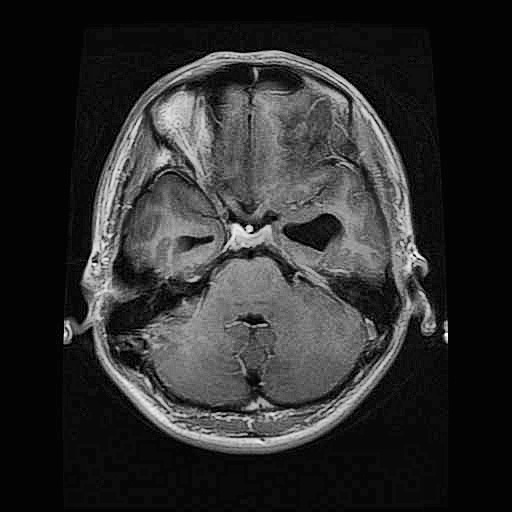
#> input picture dataset/Brain Tumor/classification/Testing/glioma/enh_Te-glTr_0004.jpg, 512 x 512 px
$ python -i validate_image.py   (imports and definitions only)
#> lines starting #> are read from the running program, lines starting #| are printed output that depends on the picture; after the words box and inside, x2 and y2 are one past the last pixel; in counts of white or black regions, pixels touching at a corner belong together
"""
Medical Image Validator
Validates if uploaded images are actual medical scans
"""

import cv2
import numpy as np
from PIL import Image


def analyze_image_properties(image_path):
    """
    Analyze image properties to determine if it's likely a medical scan
    Returns: dict with analysis results
    """
    # Read image using OpenCV
    img = cv2.imread(image_path)
#> img is the input picture: shape (512, 512, 3); min 0, max 255, mean 45.3
    if img is None:
        return {
            'is_valid': False,
            'reason': 'Could not read image file',
            'confidence': 0
        }

    # Convert to grayscale for analysis
    gray = cv2.cvtColor(img, cv2.COLOR_BGR2GRAY)

    # Get image dimensions
    height, width = gray.shape
#> height = 512; width = 512

    # Calculate various metrics
    mean_brightness = np.mean(gray)
#> mean_brightness = 45.3
    std_brightness = np.std(gray)
#> std_brightness = 54.78

    # Calculate contrast (standard deviation of pixel intensities)
    contrast = std_brightness
#> contrast = 54.78

    # Calculate dynamic range
    min_val = np.min(gray)
#> min_val = 0
    max_val = np.max(gray)
#> max_val = 255
    dynamic_range = max_val - min_val
#> dynamic_range = 255

    # Calculate histogram entropy (measure of information content)
    hist = cv2.calcHist([gray], [0], None, [256], [0, 256])
#> hist = 256 values, max 78543 at index 3, min 0 at index 248, mean 1024
    hist = hist / hist.sum()  # Normalize
#> hist = 256 values, max 0.3 at index 3, min 0 at index 248, mean 0.00391
    hist = hist[hist > 0]  # Remove zero values
#> hist = 252 values, max 0.3 at index 3, min 3.81e-06 at index 240, mean 0.00397
    entropy = -np.sum(hist * np.log2(hist))
#> entropy = 5.72

    # Check for medical imaging characteristics
    # Medical scans typically have:
    # - Low to medium brightness (not too bright like photos)
    # - Good contrast
    # - Specific entropy levels

    # Grayscale dominance check (medical images are usually grayscale-like)
    img_hsv = cv2.cvtColor(img, cv2.COLOR_BGR2HSV)
#> img_hsv: shape (512, 512, 3); mean H, S, V 0, 0, 45.3
    saturation = np.mean(img_hsv[:, :, 1])
#> saturation = 0

    # Edge density (medical images have clear edges)
    edges = cv2.Canny(gray, 50, 150)
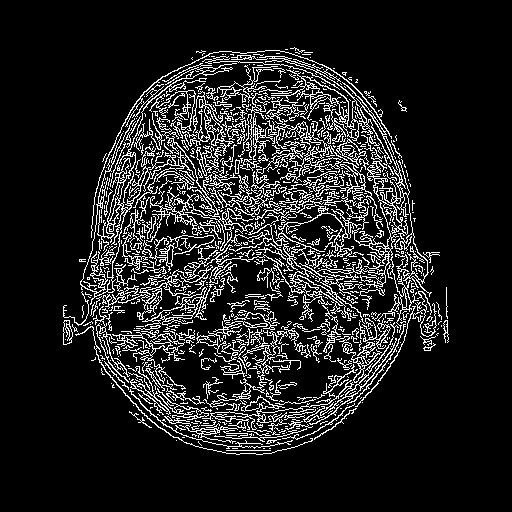
#> edges: shape (512, 512); 12.7% white in thin lines or dots, all inside (x1, y1, x2, y2) = (63, 47, 449, 455)
    edge_density = np.sum(edges > 0) / (height * width)
#> edge_density = 0.127

    # Calculate overall medical image score
    score = 0

    # Brightness check (medical images are typically darker)
    if 20 < mean_brightness < 200:
        score += 30
        if 40 < mean_brightness < 180:
            score += 10

    # Contrast check
    if 20 < contrast < 150:
        score += 25
        if 30 < contrast < 120:
            score += 10

    # Saturation check (low saturation = more likely grayscale medical image)
    if saturation < 50:
        score += 20
    elif saturation < 80:
        score += 10

    # Edge density check (medical images have clear anatomical structures)
    if 0.02 < edge_density < 0.3:
        score += 20

    # Entropy check
    if 3 < entropy < 8:
        score += 15

    # Normalize score to 0-100
    confidence = min(100, score)

    # Determine if valid
    is_valid = confidence >= 50

    reason = ""
    if confidence < 30:
        reason = "Image appears to be a regular photo, not a medical scan"
    elif confidence < 50:
        reason = "Image does not have typical medical scan characteristics"
    elif confidence < 70:
        reason = "Image partially matches medical scan patterns"
    else:
        reason = "Image has typical medical scan characteristics"

    return {
        'is_valid': is_valid,
        'confidence': confidence,
        'reason': reason,
        'mean_brightness': float(mean_brightness),
        'contrast': float(contrast),
        'saturation': float(saturation),
        'edge_density': float(edge_density),
        'entropy': float(entropy)
    }


def is_medical_image(image_path):
    """
    Quick check if image is likely a medical scan
    Returns: tuple (is_valid, message)
    """
    result = analyze_image_properties(image_path)

    if result['is_valid']:
        return True, "Valid medical image detected"
    else:
        return False, result['reason']


def get_image_type_hint(image_path):
    """
    Try to guess the type of medical imaging
    Returns: suggested modality
    """
    result = analyze_image_properties(image_path)

    # Different modalities have different characteristics
    if result['mean_brightness'] < 80 and result['contrast'] > 40:
        return "xray"  # X-rays tend to be darker with good contrast
    elif result['edge_density'] > 0.1:
        return "mri"  # MRIs often have more internal structures
    elif result['mean_brightness'] > 100:
        return "ct"  # CT scans tend to be brighter
    else:
        return "xray"  # Default to xray

>>> result = analyze_image_properties('dataset/Brain Tumor/classification/Testing/glioma/enh_Te-glTr_0004.jpg')
#> result = 8 items

$ run again, on dataset/Brain Tumor/classification/Testing/glioma/enh_Te-glTr_0009.jpg
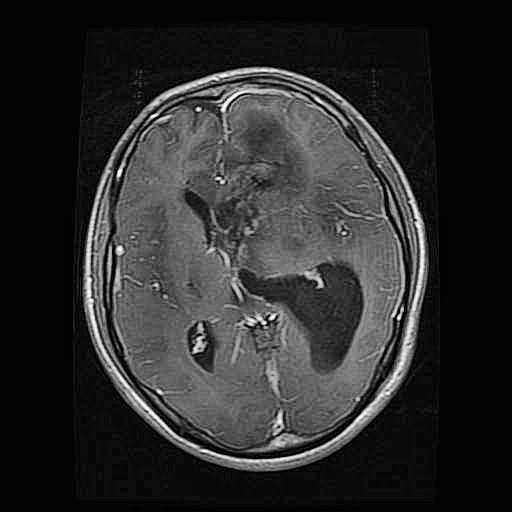
#> input picture dataset/Brain Tumor/classification/Testing/glioma/enh_Te-glTr_0009.jpg, 512 x 512 px
#> in analyze_image_properties, img is the input picture: shape (512, 512, 3); min 0, max 255, mean 43.5
#> mean_brightness = 43.53
#> std_brightness = 51.35
#> min_val = 0
#> max_val = 255
#> in analyze_image_properties, `hist = cv2.calcHist([gray], [0], None, [256], [0, 256])`: hist = 256 values, max 87095 at index 3, min 10 at index 249, mean 1024
#> in analyze_image_properties, `hist = hist / hist.sum()`: hist = 256 values, max 0.332 at index 3, min 3.81e-05 at index 249, mean 0.00391
#> entropy = 5.55
#> img_hsv: shape (512, 512, 3); mean H, S, V 0, 0, 43.5
#> saturation = 0
#> in analyze_image_properties, `edges = cv2.Canny(gray, 50, 150)`:
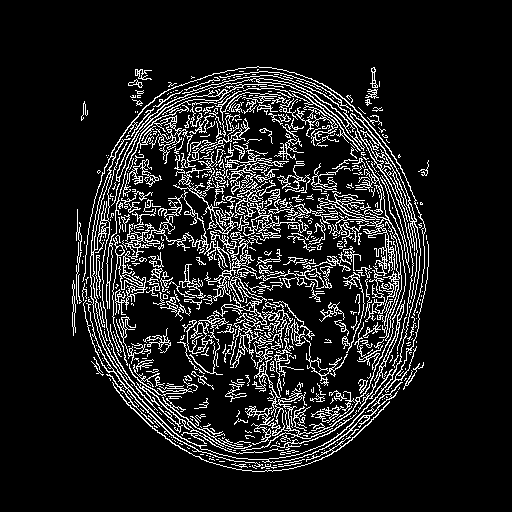
#> edges: shape (512, 512); 11.5% white in thin lines or dots, all inside (x1, y1, x2, y2) = (72, 66, 429, 472)
#> edge_density = 0.115
#> result = 8 items

$ run again, on dataset/Brain Tumor/classification/Testing/glioma/enh_Te-gl_0012.jpg
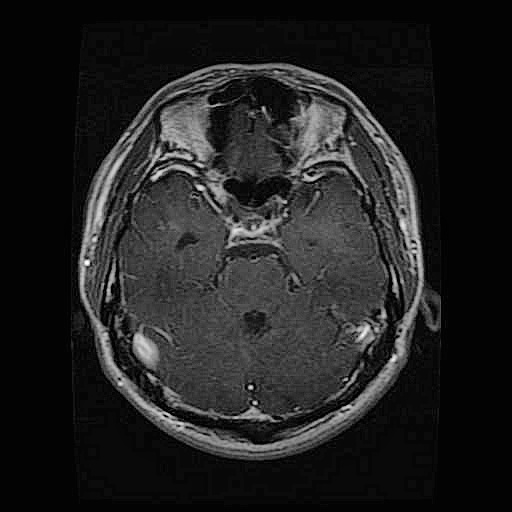
#> input picture dataset/Brain Tumor/classification/Testing/glioma/enh_Te-gl_0012.jpg, 512 x 512 px
#> in analyze_image_properties, img is the input picture: shape (512, 512, 3); min 0, max 255, mean 33.3
#> mean_brightness = 33.29
#> std_brightness = 41.63
#> min_val = 0
#> max_val = 255
#> in analyze_image_properties, `hist = cv2.calcHist([gray], [0], None, [256], [0, 256])`: hist = 256 values, max 85693 at index 3, min 0 at index 218, mean 1024
#> in analyze_image_properties, `hist = hist / hist.sum()`: hist = 256 values, max 0.327 at index 3, min 0 at index 218, mean 0.00391
#> in analyze_image_properties, `hist = hist[hist > 0]`: hist = 243 values, max 0.327 at index 3, min 3.81e-06 at index 218, mean 0.00412
#> entropy = 5.34
#> img_hsv: shape (512, 512, 3); mean H, S, V 0, 0, 33.3
#> saturation = 0
#> in analyze_image_properties, `edges = cv2.Canny(gray, 50, 150)`:
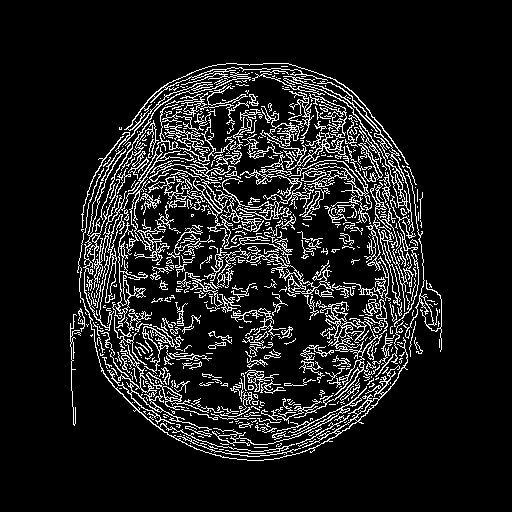
#> edges: shape (512, 512); 11.1% white in thin lines or dots, all inside (x1, y1, x2, y2) = (70, 63, 442, 461)
#> edge_density = 0.111
#> result = 8 items

$ run again, on dataset/Brain Tumor/classification/Testing/glioma/enh_Te-gl_0018.jpg
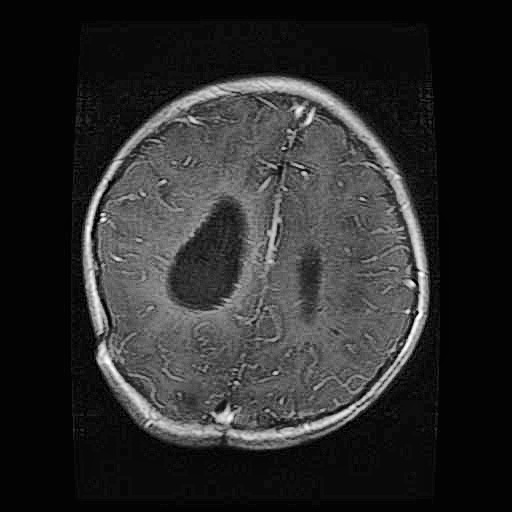
#> input picture dataset/Brain Tumor/classification/Testing/glioma/enh_Te-gl_0018.jpg, 512 x 512 px
#> in analyze_image_properties, img is the input picture: shape (512, 512, 3); min 0, max 255, mean 43.2
#> mean_brightness = 43.25
#> std_brightness = 50.72
#> min_val = 0
#> max_val = 255
#> in analyze_image_properties, `hist = cv2.calcHist([gray], [0], None, [256], [0, 256])`: hist = 256 values, max 83883 at index 3, min 2 at index 252, mean 1024
#> in analyze_image_properties, `hist = hist / hist.sum()`: hist = 256 values, max 0.32 at index 3, min 7.63e-06 at index 252, mean 0.00391
#> entropy = 5.54
#> img_hsv: shape (512, 512, 3); mean H, S, V 0, 0, 43.2
#> saturation = 0
#> in analyze_image_properties, `edges = cv2.Canny(gray, 50, 150)`:
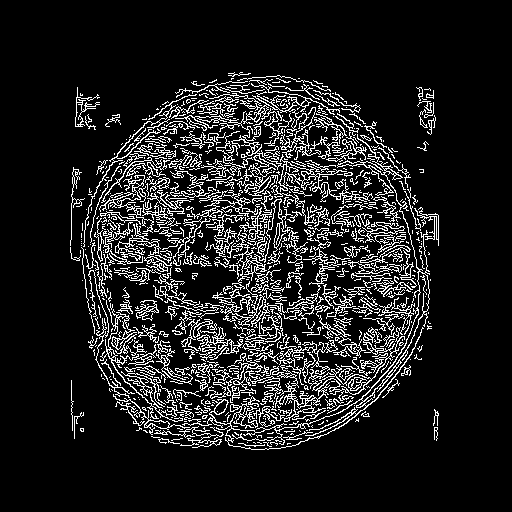
#> edges: shape (512, 512); 12.3% white in thin lines or dots, all inside (x1, y1, x2, y2) = (70, 72, 439, 450)
#> edge_density = 0.123
#> result = 8 items
